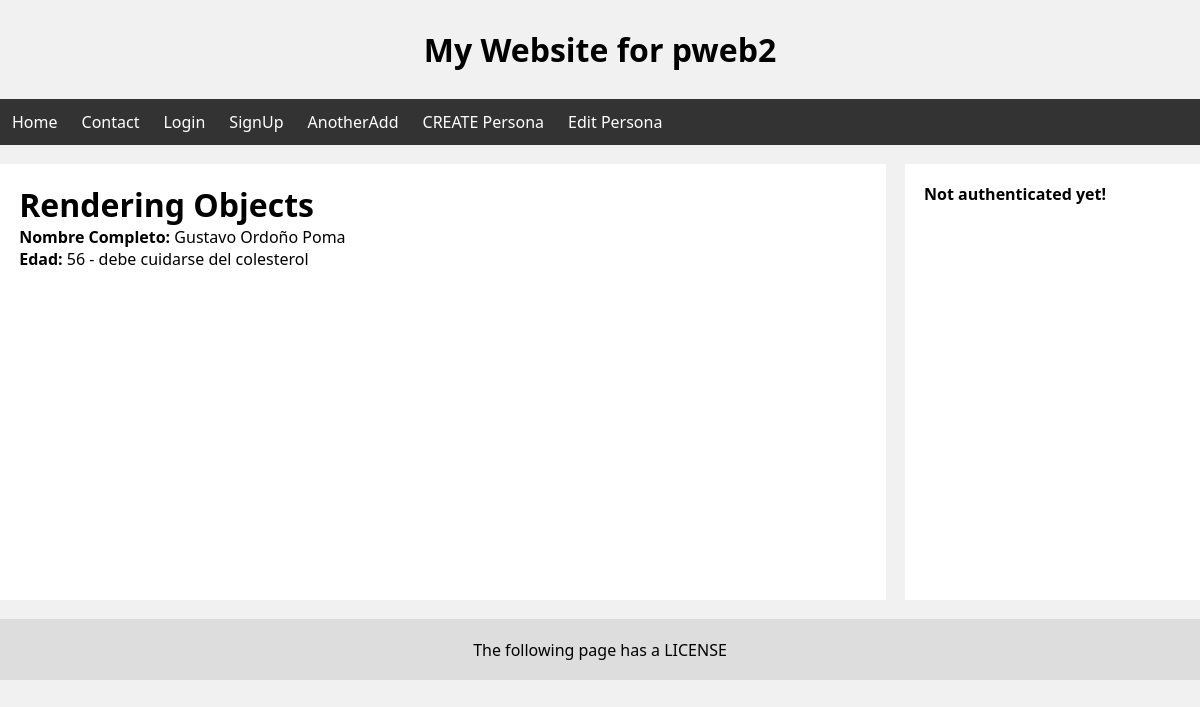
Before: /personaObject/ with the older database file.
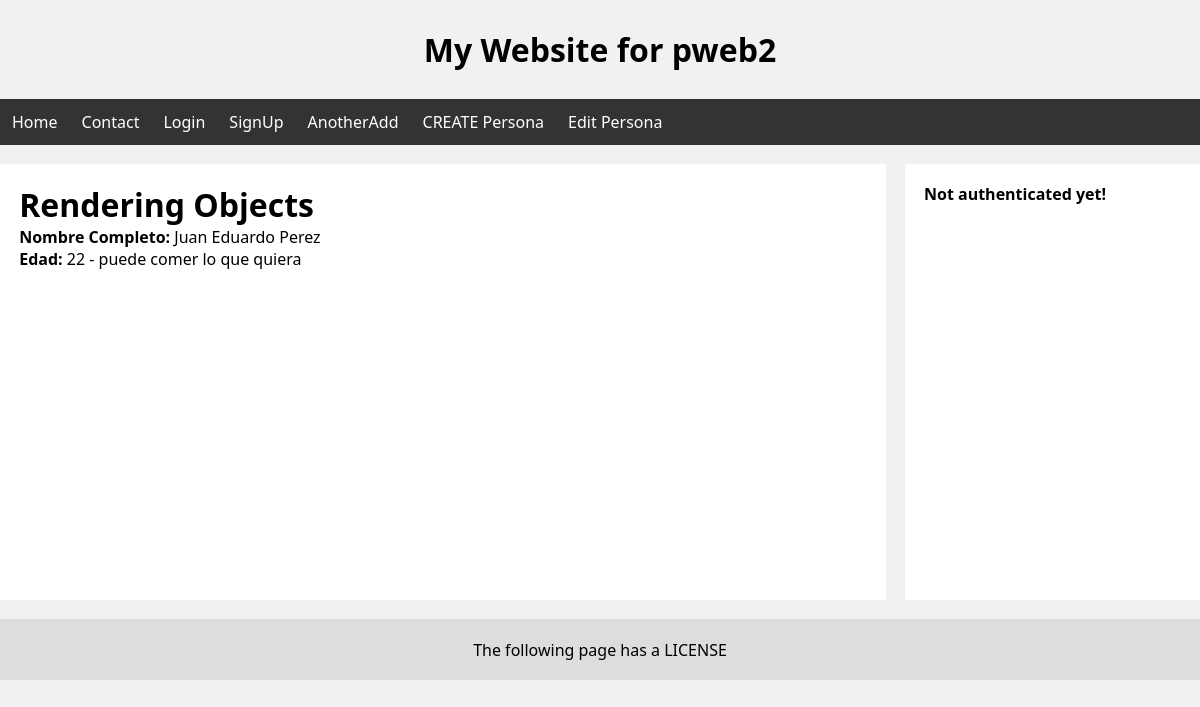
After: the same page with the newer database file.
### personas/models.py (models this page shows, shortened)
class Persona(models.Model):
    nombres = models.CharField(max_length=100)
    apellidos = models.CharField(max_length=100)
    edad = models.IntegerField() # max_digits=3
    donador = models.BooleanField()

### personas/views.py (the view)
# urls.py: path('personaObject/', renderingObjects, name="renderingObjects"),
def renderingObjects(request):
    personaItem = Persona.objects.get(id=2)
    return render(request, "personas/renderingObjects.html", {
        "persona": personaItem
    })

### personas/templates/personas/renderingObjects.html (shortened to what this page needs)
{% extends 'layouts/main-layout.html' %}
{% block content %}
    <h1>Rendering Objects</h1>
    <p><b>Nombre Completo: </b>{{ persona.nombres }} {{ persona.apellidos }}</p>
    <p><b>Edad: </b>{{ persona.edad }} -
        {% if persona.edad > 40 %}
            debe cuidarse del colesterol
        {% else %}
            puede comer lo que quiera
        {% endif %}
    </p>
{% endblock %}

### templates/layouts/main-layout.html (shortened to what this page needs)
{% load static %}
<!DOCTYPE html>
<html lang="en">
<head>
    <link rel="stylesheet" href="{% static 'css/styles.css' %}">
</head>
<body>
    {% include '../components/header.html' %}
    {% include '../components/navbar.html' %}
    <main class="main">
        <div class="leftcolumn">
            {% block content %}{% endblock %}
        </div>
        <div class="rightcolumn">
            <aside>
                {% if user.is_authenticated %}
                    <p><b>Username:</b> <span>{{ user.username }}</span></p>
                    <p><b>Email:</b> <span>{{ user.email }}</span></p>
                    <p><b>Who am I?:</b> <span>{{ user.first_name }} {{ user.last_name }}</span></p>
                {% else %}
                    <b>Not authenticated yet!</b>
                {% endif %}
            </aside>
        </div>
    </main>
    {% include '../components/footer.html' %}
</body>
</html>

### templates/components/header.html
<header class="header">
    <h1 class="header__title">My Website for pweb2</h1>
</header>

### templates/components/navbar.html
<nav class="navbar">
    <ul class="navbar__links">
        <a class="navbar__link" href="/">Home</a>
        <a class="navbar__link" href="/contact">Contact</a>
        <a class="navbar__link" href="/auth/login">Login</a>
        <a class="navbar__link" href="/auth/signup">SignUp</a>
        <a class="navbar__link" href="/anotherAdd">AnotherAdd</a>
        <a class="navbar__link" href="/agregar">CREATE Persona</a>
        <a class="navbar__link" href="/personas/edit">Edit Persona</a>
    </ul>
</nav>

### templates/components/footer.html
<footer class="footer">
    <p class="footer__message">The following page has a LICENSE</p>
</footer>

### static/css/styles.css (style rules this page uses)
* { box-sizing: border-box; margin: 0; padding: 0; font-family:'Segoe UI', Tahoma, Geneva, Verdana, sans-serif; }
body { background-color: #F1F1F1; }
.header { padding: 1.75rem; }
.header__title { text-align: center; }
.navbar { background-color: #333; }
.navbar__links { display: flex; }
.navbar__link { padding: 0.75rem; text-decoration: none; color: #FFF; }
.main { margin-top: 1.2rem; margin-bottom: 1.2rem; display: grid; gap: 1.2rem; grid-template-columns: 3fr 1fr; }
.leftcolumn { min-height: 54.5vh; padding: 1.2rem; background-color: #FFF; }
.rightcolumn { padding: 1.2rem; background-color: #FFF; }
.footer { padding: 1.2rem; background-color: #DDD; }
.footer__message { text-align: center; }

Changed rows visible on the page:
changed Persona: nombres "Gustavo" → "Juan Eduardo"; apellidos "Ordoño Poma" → "Perez"; edad "56" → "22"
Other visible differences:
text no longer shown: "debe cuidarse del colesterol"
text now shown: "puede comer lo que quiera"
